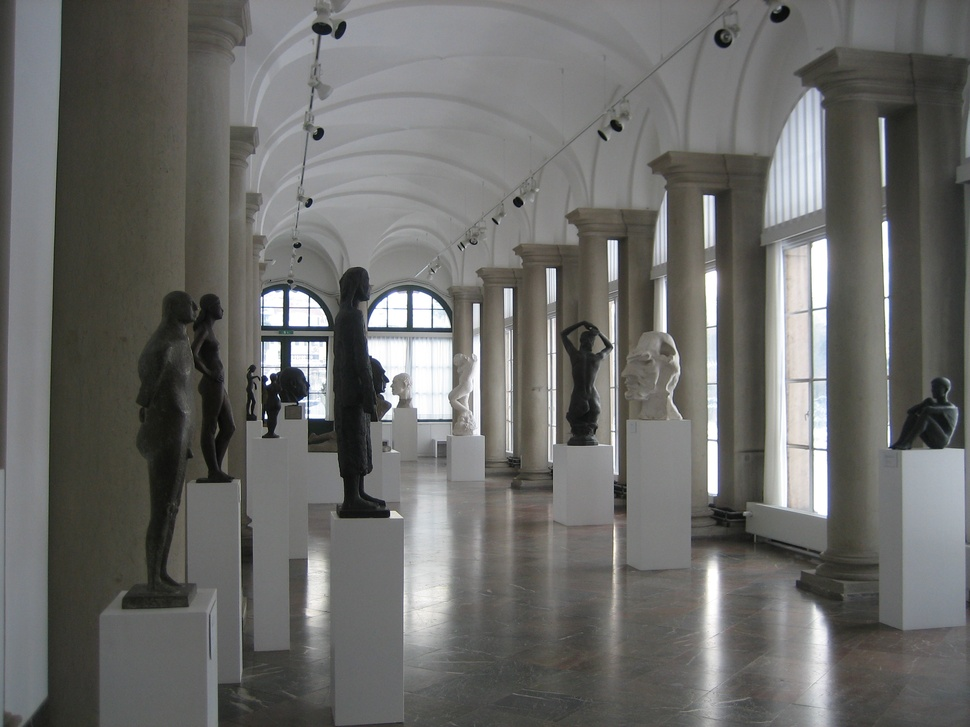
%> input picture Sample/Canon_Ixus55_0_2653.jpg, 970 x 727 px, shrunk from 2592 x 1944 before the run
$ octave --eval "result = NoiseExtractFromImage_GIF('Sample/Canon_Ixus55_0_2653.jpg');"   (GNU Octave 9; MATLAB toolbox functions it lacks are replaced by stand-ins)
%> lines starting %> are read from the running program, lines starting %| are printed output that depends on the picture
### WienerNoise_BWA.m
function [tc, coefVar]=WienerNoise_BWA(coef,NoiseVar)
%Input:
%   coef:          Wavelet detailed coefficient at certain level
%   NoiseVar:      Variance of the additive noise
%Output:
%   tc:            Extracted noise coefficient

% Estimate the variance of original noise-free image for each wavelet
tc = coef.^2;
coefVar = Threshold(filter2(ones(3,3)/(3*3), tc), NoiseVar);
% Wiener filter like attenuation
tc = coef.*NoiseVar./(coefVar+NoiseVar);

### NoiseExtractFromImage_GIF.m
% 版权说明：本代码基于Jessica团队的开源成果修改而来：
% http://dde.binghamton.edu/download/camera_fingerprint/
% 请遵守原代码中注明的的版权要求，并请应用原文献。
% 如此代码对您有所帮助，请引用
% Le-bing Zhang, Fei Peng, Min Long, 'Identifing source camera using guided image estimation and block weighted average’, JVCIR, doi:http://dx.doi.org/10.1016/j.jvcir.2016.12.013
%%%

function Noise = NoiseExtractFromImage_GIF(image)
%> called with image = 'Sample/Canon_Ixus55_0_2653.jpg'
% imguidedfilter Matlab 2014自带函数

if ischar(image), X = imread(image); else X = image; clear image, end
%> in NoiseExtractFromImage_GIF, X is the input picture: size 727x970x3 uint8; mean R, G, B 107.1, 107.2, 104.9
[M0,N0,three]=size(X);
%> M0 = 727; N0 = 970; three = 3
X = double(X);
%> X: size 727x970x3 double

NoiseVar = 9;
if three~=3,
    X2 = imguidedfilter(X/255,X/255,'NeighborhoodSize',3);
    I3 = X - X2*255;
    Noise = WienerNoise_BWA(I3,NoiseVar); % sigma =3;NoiseVar = sigma^2;
else
    Noise = zeros(size(X));
    for j=1:3
        X2 = imguidedfilter(X(:,:,j)/255,X(:,:,j)/255,'NeighborhoodSize',3);
        I3 = X(:,:,j) - X2*255;
        Noise(:,:,j) = WienerNoise_BWA(I3,NoiseVar);
    end
%> this loop made 1 pass
%> pass 1, in NoiseExtractFromImage_GIF, `I3 = X(:,:,j) - X2*255;`:
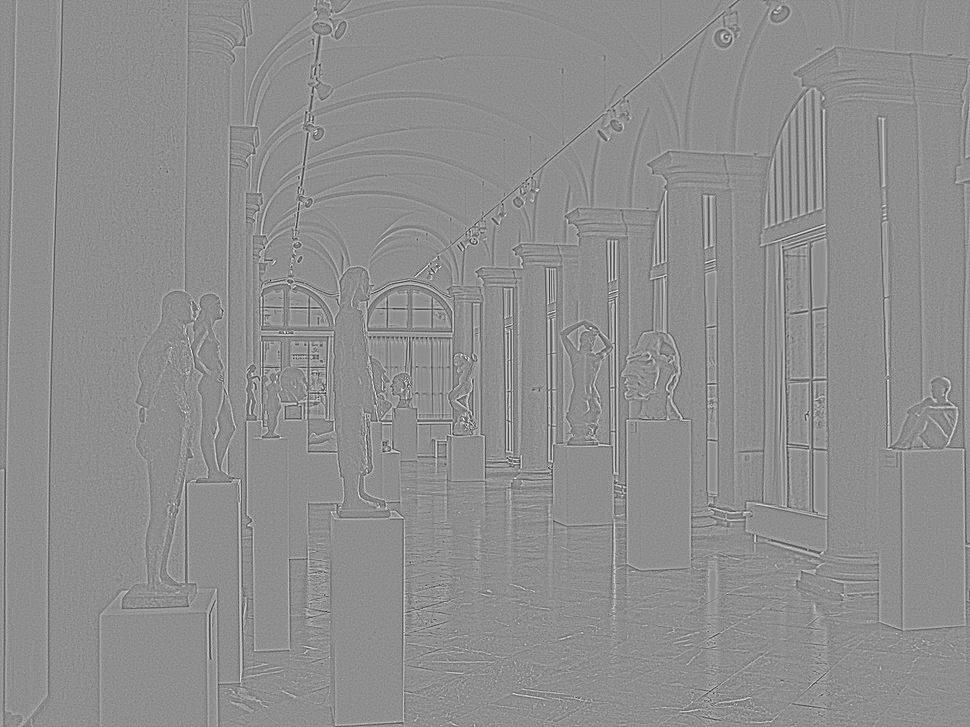
%> I3: size 727x970 double; min -33.28, max 26.14, mean 0; drawn with min black and max white
%> pass 1, in WienerNoise_BWA, `tc = coef.^2;`:
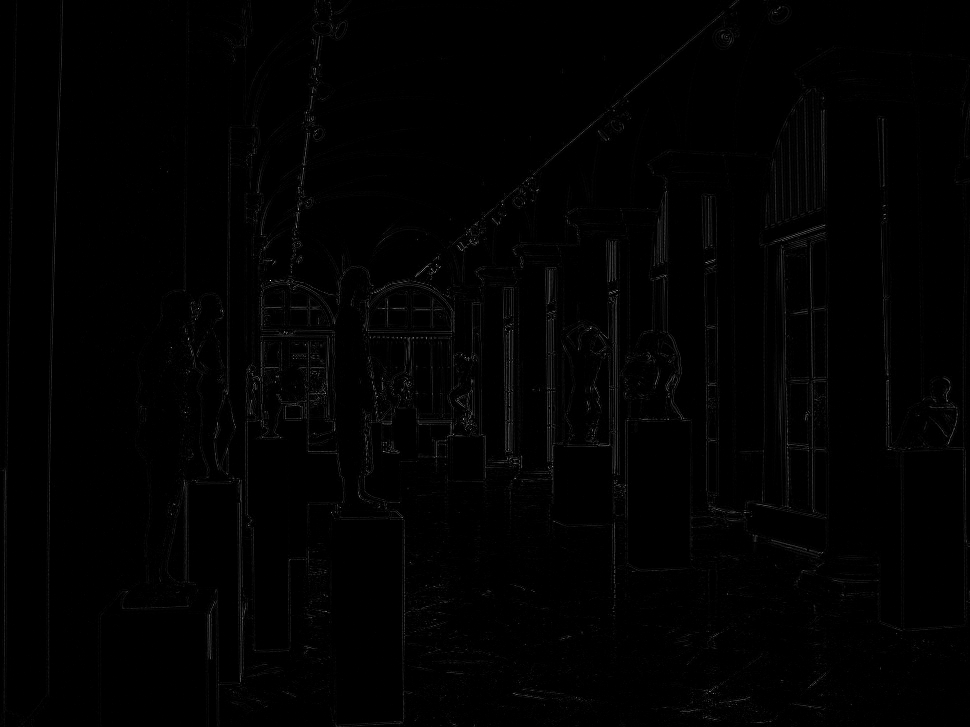
%> tc: size 727x970 double; min 0, max 1107.7, mean 8.8; drawn with min black and max white
%> the run ends on the next line
    Noise = rgb2gray1(Noise);
end
    Noise = ZeroMeanTotal(Noise);
    Noise = single(Noise);
end

$ run again, on Sample/Canon_Ixus55_0_2732.jpg
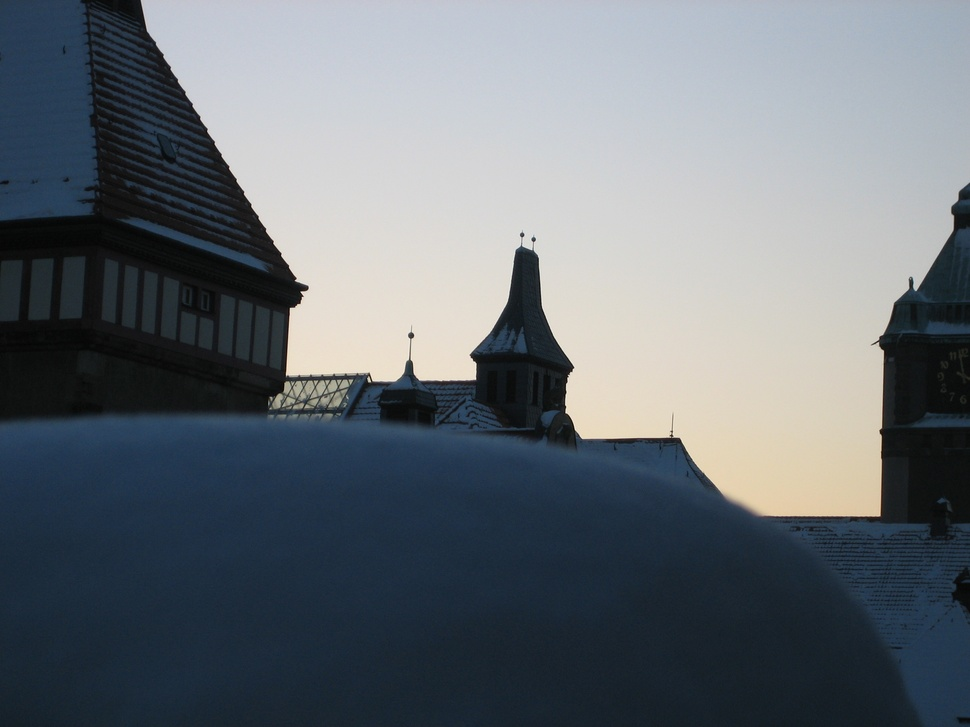
%> input picture Sample/Canon_Ixus55_0_2732.jpg, 970 x 727 px, shrunk from 2592 x 1944 before the run
%> in NoiseExtractFromImage_GIF, X is the input picture: size 727x970x3 uint8; mean R, G, B 102.8, 109.9, 116.4
%> X: size 727x970x3 double
%> the loop in NoiseExtractFromImage_GIF, `for j=1:3` made 1 pass
%> pass 1, in NoiseExtractFromImage_GIF, `I3 = X(:,:,j) - X2*255;`:
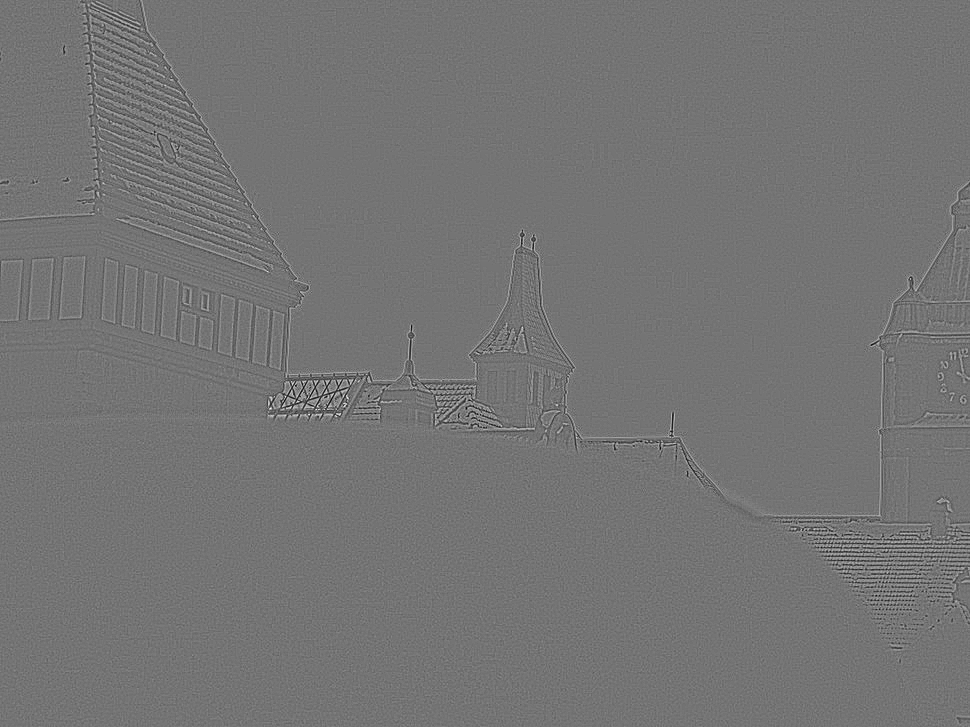
%> I3: size 727x970 double; min -22.08, max 26.23, mean 0; drawn with min black and max white
%> pass 1, in WienerNoise_BWA, `tc = coef.^2;`:
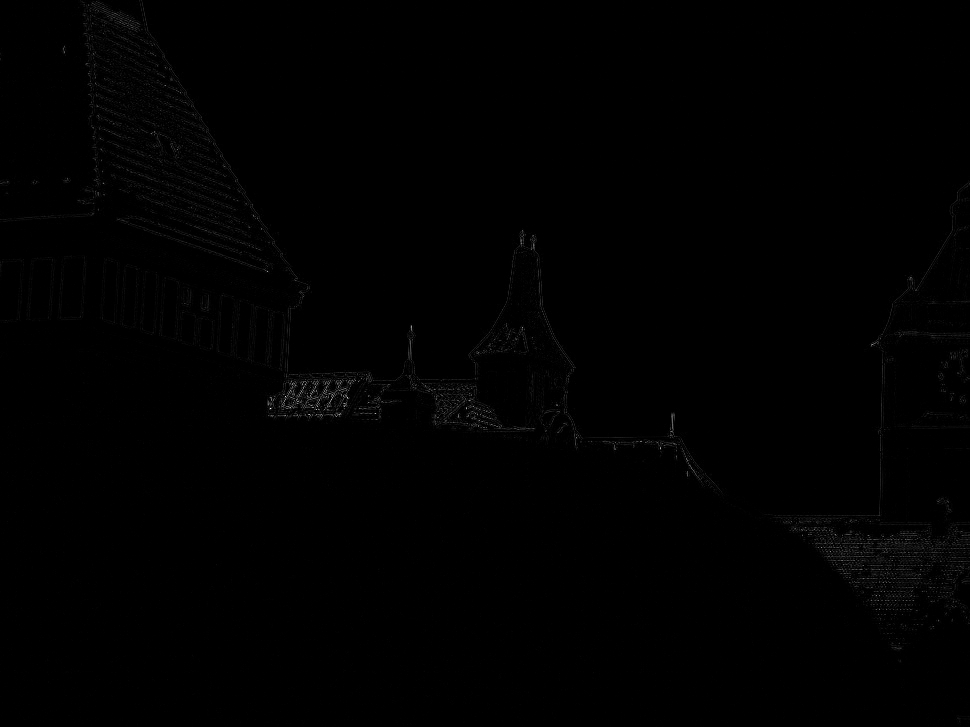
%> tc: size 727x970 double; min 0, max 688.2, mean 3.1; drawn with min black and max white

$ run again, on Sample/Canon_Ixus55_0_2781.JPG
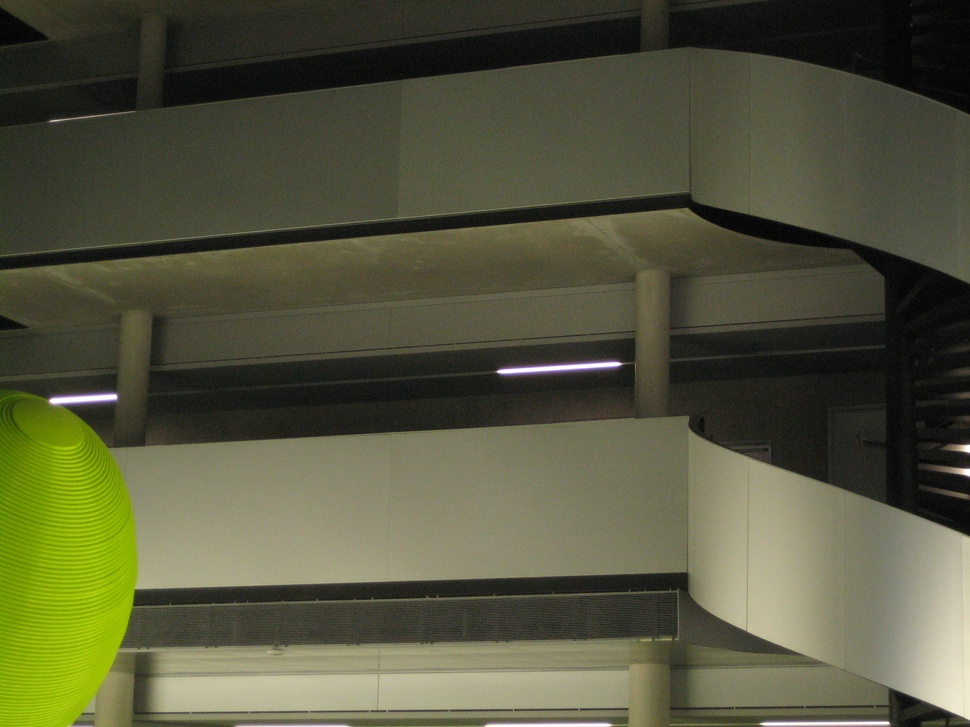
%> input picture Sample/Canon_Ixus55_0_2781.JPG, 970 x 727 px, shrunk from 2592 x 1944 before the run
%> in NoiseExtractFromImage_GIF, X is the input picture: size 727x970x3 uint8; mean R, G, B 84.7, 85.8, 60.7
%> X: size 727x970x3 double
%> the loop in NoiseExtractFromImage_GIF, `for j=1:3` made 1 pass
%> pass 1, in NoiseExtractFromImage_GIF, `I3 = X(:,:,j) - X2*255;`:
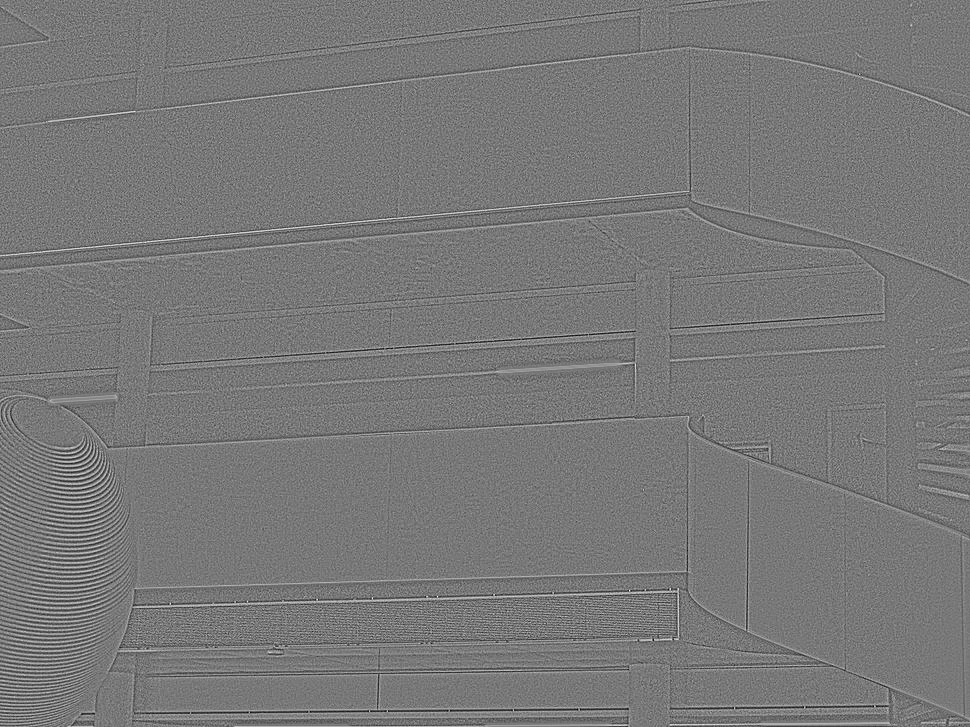
%> I3: size 727x970 double; min -22.86, max 25.52, mean 0; drawn with min black and max white
%> pass 1, in WienerNoise_BWA, `tc = coef.^2;`:
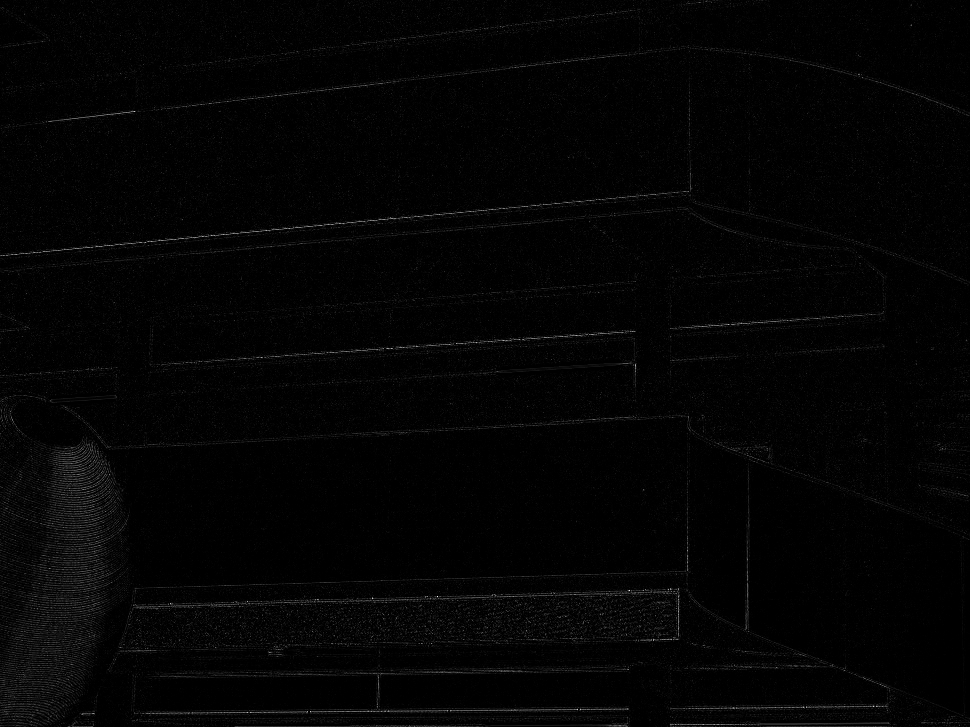
%> tc: size 727x970 double; min 2.02e-28, max 651.3, mean 10.7; drawn with min black and max white
